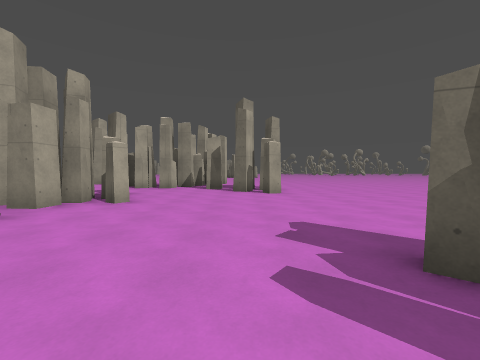
[1] (above)

24 first-person views from a walk through a 3-D level made in the Godot game engine. The camera is 1.4 m above the floor, tilts 2° down and sees 90° across. The floor is counted in squares, 2 m on a side. Each view is taken from the middle of a square. On the plan, view 1 faces up. The plan holds only what a view shows up to about 9 squares ahead; the rest is blank. The place goes on beyond the plan. Characters and animated objects are left out. Surface patterns are stand-ins for the level's own textures.

[2]
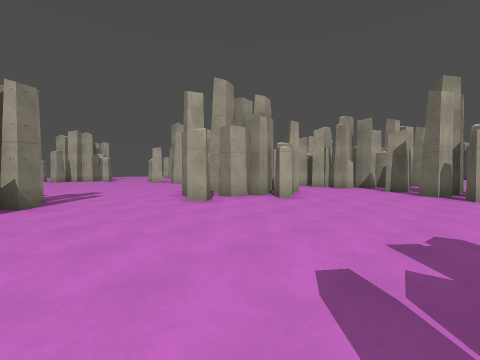

[3]
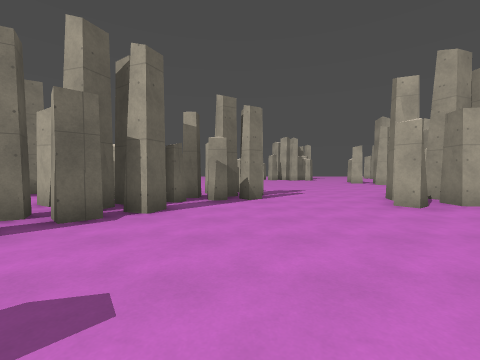

[4]
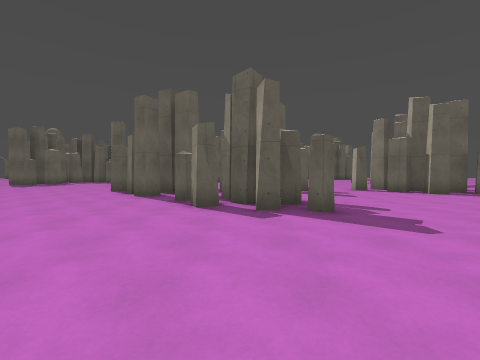

[5]
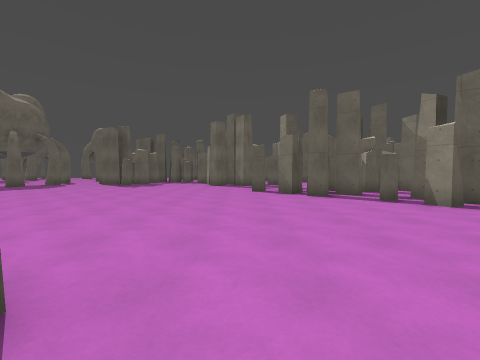

[6]
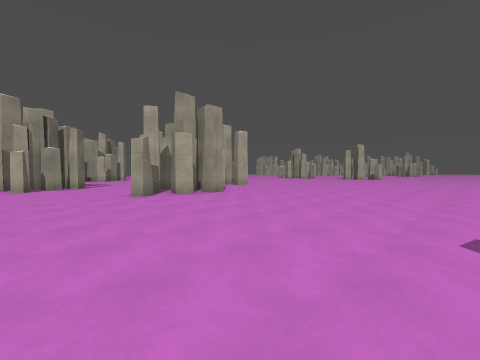

[7]
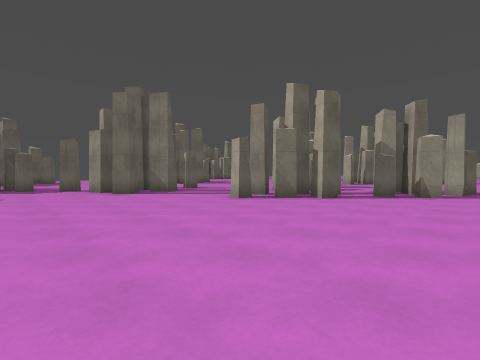

[8]
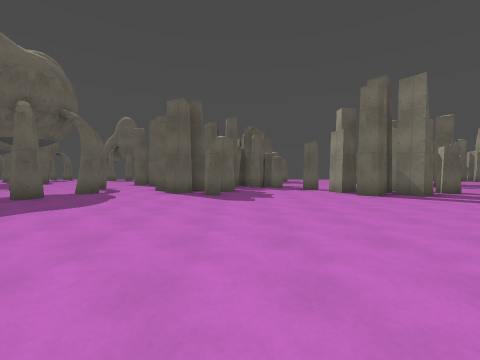

[9]
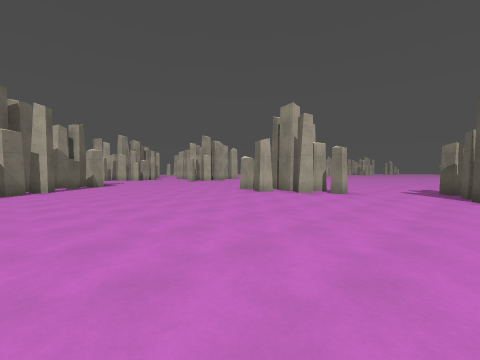

[10]
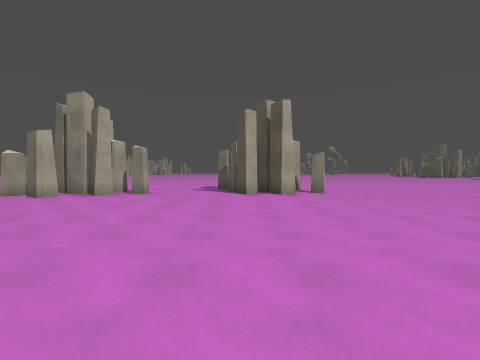

[11]
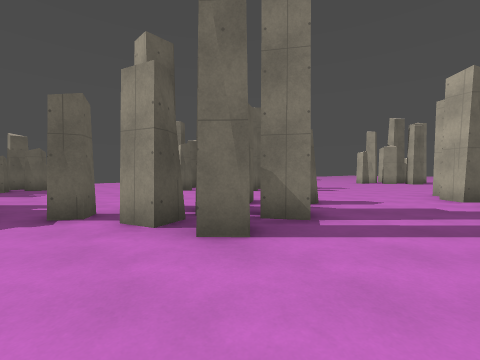

[12]
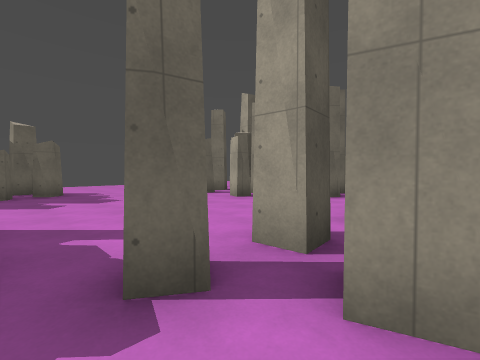

[13]
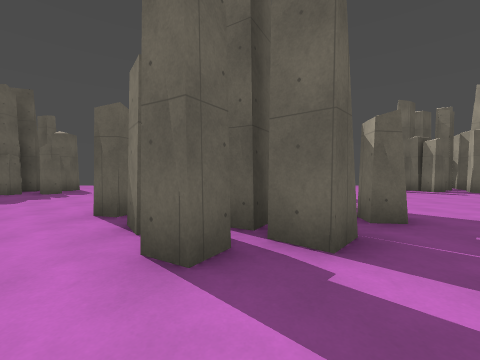

[14]
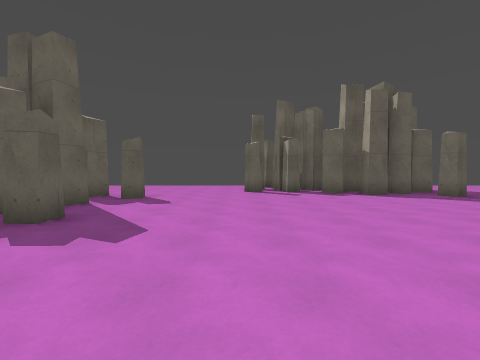

[15]
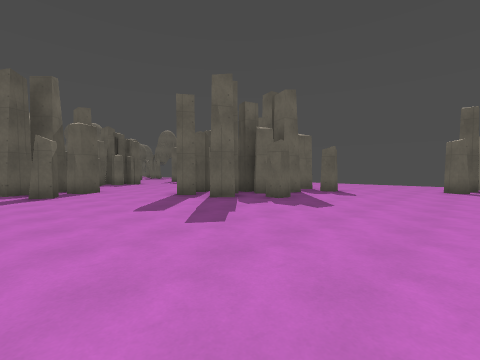

[16]
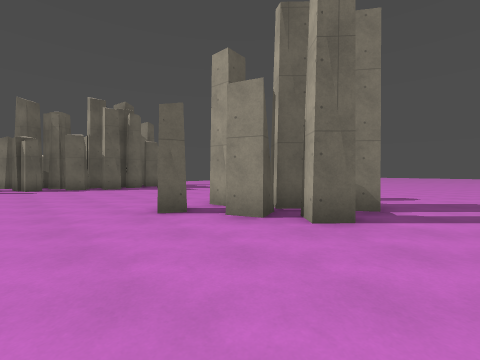

[17]
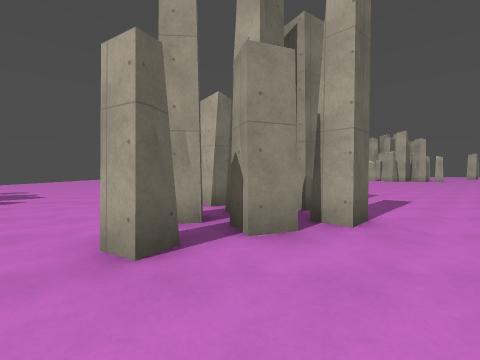

[18]
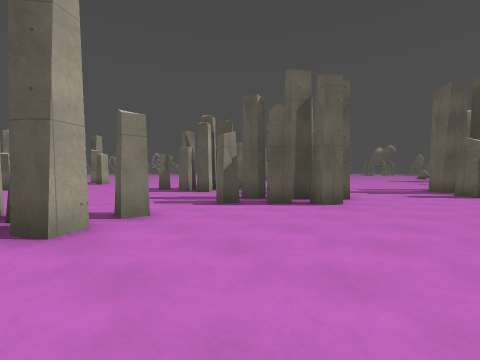

[19]
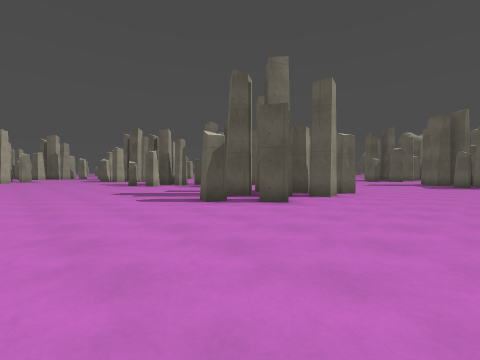

[20]
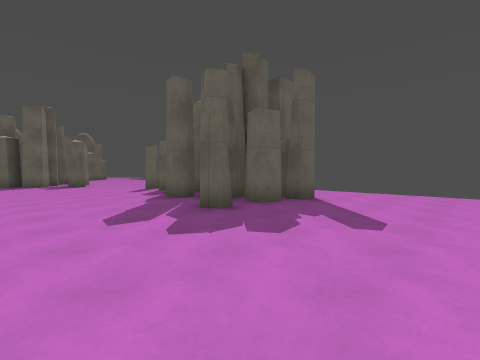

[21]
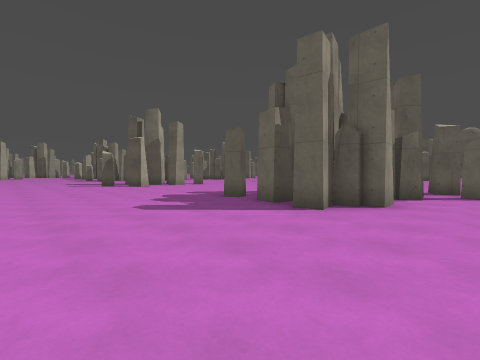

[22]
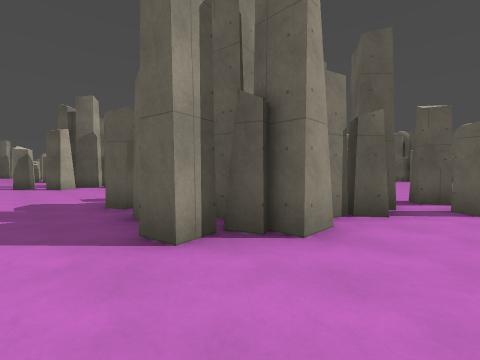

[23]
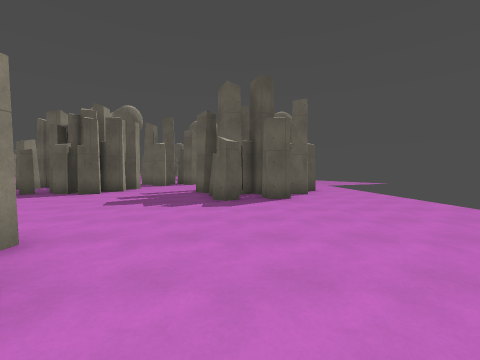

[24]
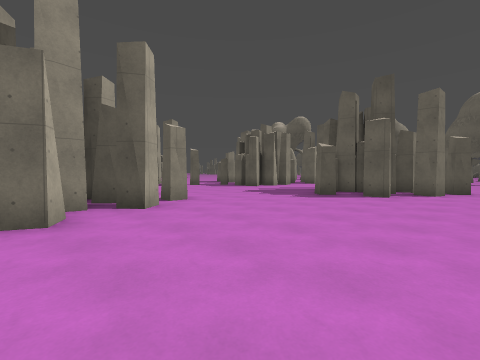

### Floor plan
Key: @ floor where view 1 was taken; # wall or solid block; x gap in a wall; . floor; = window, fence, low wall or low ledge; T thing the floor can be seen under or through.
Columns run from 13 left of view 1 to 18 right of it. Each row starts with its distance up from view 1.
 17                     ..
 16                    ...
 15                   ....
 14                   ....
 13                  .....
 12                 ......
 11              # .......
 10            .###.......
  9          ....##.......     ..
  8         ......#.......    ...
  7         ##............    ..####
  6         ###........... ####..###
  5      .. ###............#.#......
  4      ...#.......................
  3      ....#......................
  2     ............................
  1    ...........=###..............
  0  ...  ###....@.###..............
 -1  .... ###.........##...........
 -2  .....  ###......###..........
 -3  ...... ####..#######..........
 -4  ........##....##...............
 -5 ................................
 -6 .....................TT....#....
 -7  .....###..........#.TT.....#..#
 -8  .....###...........#.TT...###..
 -9  .....####.............TT.
-10  ...............###.....T#
-11  ...............###......##
-12  ..............#####......#
-13  ...............###........
-14  ..............#####.......
-15  .....#.........#.......##
-16  .....#####x...........###
-17  .....#####............####
-18  .....######.............#
-19  .......####.   ..........#
-20  .........##         ......

Positions as (right, up) in squares from view 1, and headings:
1: (0, 0), facing up
2: (1, 0), facing up-left
3: (1, 0), facing left
4: (3, 6), facing down
5: (8, 6), facing down
6: (8, 5), facing up-left
7: (12, 2), facing down-left
8: (13, 1), facing down
9: (16, -2), facing up-left
10: (16, -2), facing up
11: (11, -4), facing down-left
12: (11, -7), facing down-left
13: (4, -8), facing down
14: (-1, -8), facing down
15: (-2, -6), facing down-right
16: (-2, -5), facing down-left
17: (-2, -8), facing left
18: (-3, -7), facing up-right
19: (-12, -12), facing up-right
20: (-11, -12), facing down-right
21: (-12, -20), facing up-right
22: (-9, -20), facing up-right
23: (4, -16), facing right
24: (3, -19), facing up-right
